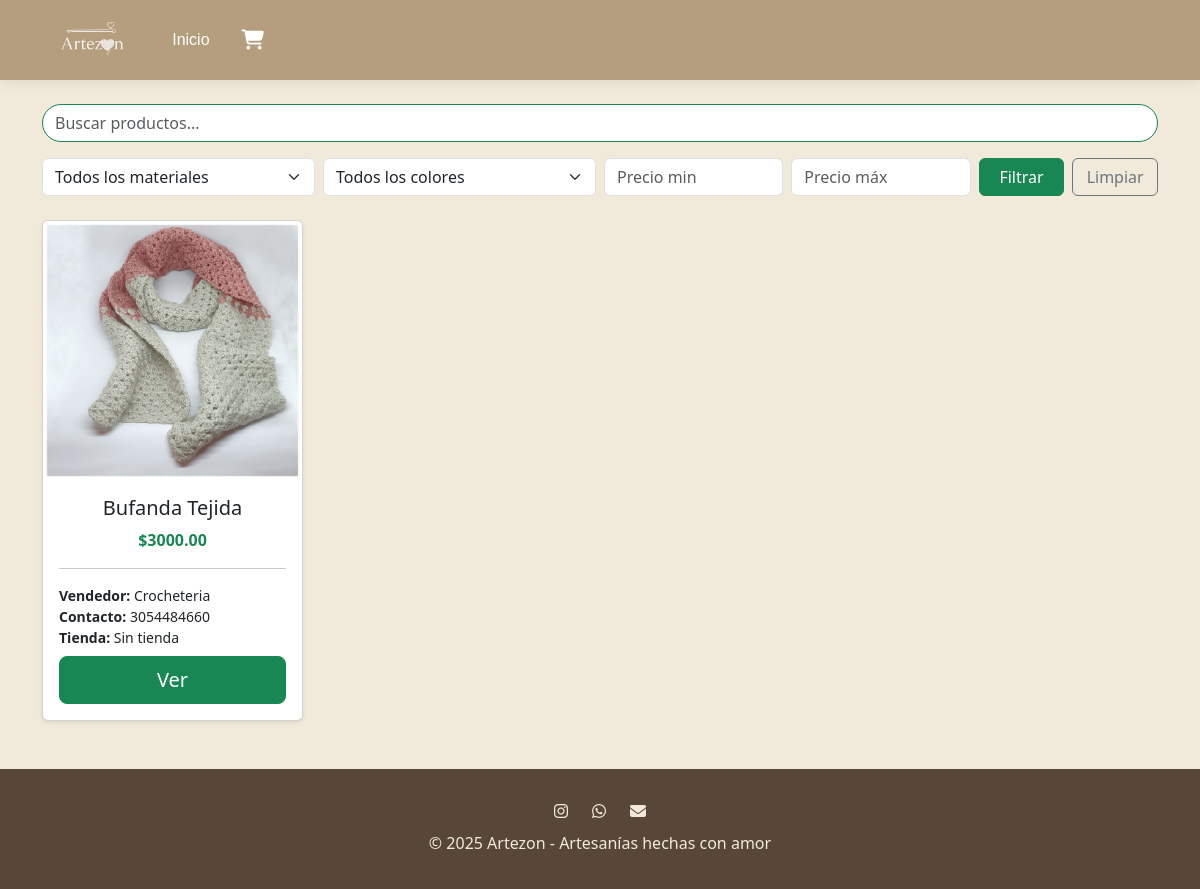
Page /home/ on the earlier database version.
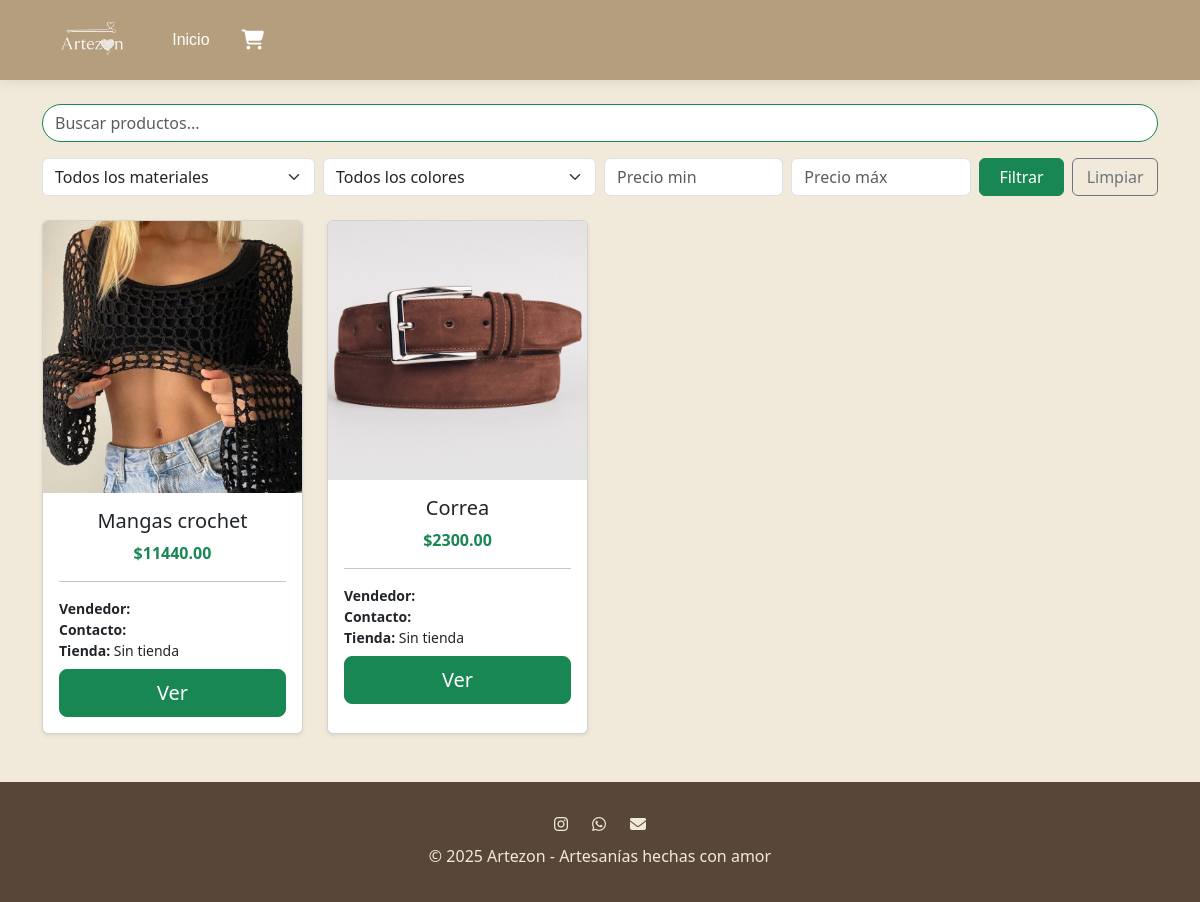
Same page on the later database version.
### productos/models.py (models this page shows, shortened)
class Product(models.Model):
    seller = models.ForeignKey(User, on_delete=models.CASCADE)
    name = models.CharField(max_length=120)
    description = models.TextField(blank=True)
    category = models.CharField(max_length=50, blank=True)
    material = models.CharField(max_length=50, blank=True)
    color = models.CharField(max_length=30, blank=True)
    price = models.DecimalField(max_digits=10, decimal_places=2)
    stock = models.PositiveIntegerField(default=0)
    is_active = models.BooleanField(default=True)
    created_at = models.DateTimeField(auto_now_add=True)
    imagen = models.ImageField(upload_to="imagenProductos/", blank=True, null=True)

class SellerProfile(models.Model):
    user = models.OneToOneField(User, on_delete=models.CASCADE)
    nombre = models.CharField(max_length=100)
    correo = models.EmailField()
    foto_perfil = models.ImageField(upload_to="vendedores/perfiles/", blank=True, null=True,
        validators=[FileExtensionValidator(["jpg", "jpeg", "png"])]
    )
    contacto = models.CharField(max_length=50, blank=True, null=True)
    creado = models.DateTimeField(auto_now_add=True)

### productos/views.py (the view)
# urls.py: 2. Add a URL to urlpatterns:  path('', views.home, name='home')
def home(request):
    query = request.GET.get("q", "")
    material = request.GET.get("material", "")
    color = request.GET.get("color", "")
    price_min = request.GET.get("price_min", "")
    price_max = request.GET.get("price_max", "")
    productos = Product.objects.select_related('seller__sellerprofile').all()
    if query:
        productos = productos.filter(
            Q(name__icontains=query) |
            Q(description__icontains=query)
        )
    if material:
        productos = productos.filter(material=material)
    if color:
        productos = productos.filter(color=color)
    if price_min:
        productos = productos.filter(price__gte=price_min)
    if price_max:
        productos = productos.filter(price__lte=price_max)
    materiales = Product.objects.values_list("material", flat=True).distinct()
    colores = Product.objects.values_list("color", flat=True).distinct()
    context = {
        "productos": productos,
        "current_filters": {
            "q": query,
            "material": material,
            "color": color,
            "precio_min": price_min,
            "precio_max": price_max,
        },
        "materiales": materiales,
        "colores": colores,
    }
    return render(request, "productos/home.html", context)

### productos/templates/productos/home.html (shortened to what this page needs)
{% extends "base.html" %}
{% load static %}
{% block content %}
<div class="container my-4">
  <form method="get" class="mb-4">
    <div class="row mb-3">
      <div class="col-12">
        <input
          type="text"
          name="q"
          class="form-control rounded-pill border-success"
          placeholder="Buscar productos..."
          value="{{ current_filters.q }}"
        >
      </div>
    </div>
    <div class="row g-2 align-items-center">
      <div class="col-md-3">
        <select name="material" class="form-select">
          <option value="">Todos los materiales</option>
        </select>
      </div>
      <div class="col-md-3">
        <select name="color" class="form-select">
          <option value="">Todos los colores</option>
        </select>
      </div>
      <div class="col-md-2">
        <input
          type="number"
          name="price_min"
          class="form-control"
          placeholder="Precio min"
          value="{{ current_filters.price_min }}"
          min="0"
          step="10000"
        >
      </div>
      <div class="col-md-2">
        <input
          type="number"
          name="price_max"
          class="form-control"
          placeholder="Precio máx"
          value="{{ current_filters.price_max }}"
          min="0"
          step="10000"
        >
      </div>
      <div class="col-md-2 d-flex gap-2">
        <button type="submit" class="btn btn-success w-50">Filtrar</button>
        <a href="{% url 'home' %}" class="btn btn-outline-secondary w-50">Limpiar</a>
      </div>
    </div>
  </form>
  <div class="row g-4">
    {% for producto in productos %}
      <div class="col-md-4 col-lg-3">
        <div class="card shadow-sm h-100">
          {% if producto.imagen %}
            <img src="{{ producto.imagen.url }}" class="card-img-top" alt="{{ producto.name }}">
          {% else %}
            <img src="{% static 'img/default.png' %}" class="card-img-top" alt="Sin imagen">
          {% endif %}
          <div class="card-body text-center">
            <h5 class="card-title">{{ producto.name }}</h5>
            <p class="card-text text-success fw-bold">${{ producto.price }}</p>
            <hr>
            <div class="text-start small">
              <strong>Vendedor:</strong> {{ producto.seller.sellerprofile.nombre }}<br>
              <strong>Contacto:</strong> {{ producto.seller.sellerprofile.contacto }}<br>
              <strong>Tienda:</strong> {% if producto.seller.sellerprofile.store_set.first %}{{ producto.seller.sellerprofile.store_set.first.nombre }}{% else %}Sin tienda{% endif %}
            </div>
            <a href="{% url 'product_detail' producto.pk %}" class="btn btn-success btn-lg w-100 mt-2">Ver</a>
          </div>
        </div>
      </div>
    {% empty %}
      <div class="col-12">
        <p class="text-center text-muted">No se encontraron productos.</p>
      </div>
    {% endfor %}
  </div>
</div>
{% endblock %}

### templates/base.html (shortened to what this page needs)
{% load static %}
<!DOCTYPE html>
<html lang="es">
<head>
    <link href="https://cdn.jsdelivr.net/npm/bootstrap@5.3.2/dist/css/bootstrap.min.css" rel="stylesheet">
    <link href="{% static 'css/styles.css' %}" rel="stylesheet" />
    <link rel="stylesheet" href="https://cdnjs.cloudflare.com/ajax/libs/font-awesome/6.4.0/css/all.min.css">
</head>
<body style="background: var(--vanilla); color: var(--mahogany);">
<header class="header-bg">
    <nav class="navbar navbar-expand-lg navbar-dark">
        <div class="container-fluid">
            <a href="/" class="navbar-brand d-flex align-items-center">
                <img src="{% static 'images/logo.png' %}" alt="Logo">
            </a>
            <div class="collapse navbar-collapse" id="navbarNav">
                <ul class="navbar-nav ms-auto mb-2 mb-lg-0">
                    <li class="nav-item">
                        <a class="nav-link text-white" href="{% url 'home' %}">Inicio</a>
                    </li>
                    <li class="nav-item ms-3">
                        <a href="#" id="cart-icon" class="nav-link text-white">
                            <i class="fas fa-shopping-cart fa-lg"></i>
                        </a>
                    </li>
                </ul>
            </div>
        </div>
    </nav>
</header>
    <main class="main-container" style="background: var(--vanilla); min-height: 80vh; padding-top: 80px;">
        {% block content %}
        {% endblock %}
    </main>
    <footer class="text-center" style="background: var(--mahogany); color: var(--vanilla);">
        <div class="footer-links">
            <a href="https://instagram.com" style="color: var(--vanilla);"><i class="fab fa-instagram"></i></a>
            <a href="https://wa.me/57xxxxxxxxxx" style="color: var(--vanilla);"><i class="fab fa-whatsapp"></i></a>
            <a href="mailto:contacto@artezon.com" style="color: var(--vanilla);"><i class="fas fa-envelope"></i></a>
        </div>
        <div class="footer-social">
            <p class="mb-1">&copy; 2025 Artezon - Artesanías hechas con amor</p>
        </div>
    </footer>
</body>
</html>

### static/css/styles.css (style rules this page uses)
:root { --vanilla: #F1EADA; --tobacco: #B59E7D; --mountain: #AAA396; --sand: #CEC1A8; --mahogany: #584738; }
.main-container { max-width: 1320px; min-width: 320px; margin: 0 auto; padding: 24px; min-height: 600px; box-sizing: border-box; background: var(--vanilla); }
header.header-bg, .navbar.navbar-light { position: fixed; top: 0; left: 0; width: 100%; height: 80px; z-index: 1000; display: flex; align-items: center; padding: 0 40px; background: var(--tobacco); box-shadow: 0 2px 12px rgba(88, 71, 56, 0.12); }
.navbar .navbar-brand img, .header-bg img { height: 48px !important; width: auto; margin-right: 16px; }
.navbar .nav-link, .header-bg .nav-link { font-size: 16px; padding: 0 16px; line-height: 80px; color: var(--mahogany); }
.navbar .nav-link { color: #fff !important; font-family: 'TuTipografiaDelTemplate', sans-serif; font-weight: 500; }
footer.text-center, .minimal-container { min-height: 120px; display: flex; flex-direction: column; align-items: center; justify-content: center; padding: 24px 0; box-sizing: border-box; background: var(--mahogany) !important; color: var(--vanilla); }
.footer-links { display: flex; gap: 24px; margin-bottom: 8px; }
.footer-social { display: flex; gap: 16px; }

Differences in the rows shown:
removed Product: imagen (picture), name "Bufanda Tejida", price "3000.00", seller.sellerprofile.nombre "Crocheteria", seller.sellerprofile.contacto "3054484660", shows "Sin tienda"
added Product: imagen (picture), name "Mangas crochet", price "11440.00", shows "Sin tienda"
added Product: imagen (picture), name "Correa", price "2300.00", shows "Sin tienda"
